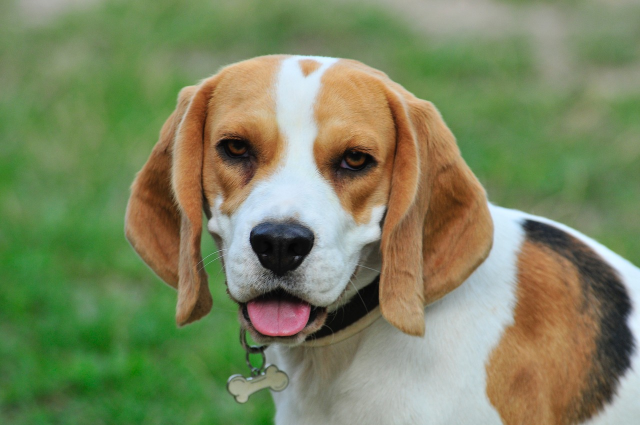
#> input picture pet.jpg, 1280 x 850 px, found by its file name (shown at 1/2 size)
$ jupyter execute 'Lab7- Image pyramid.ipynb'
#> lines starting #> are read from the running program, lines starting #| are printed output that depends on the picture
[cell 1]
import cv2
image=cv2.imread('pet.jpg')
#> image is the input picture: shape (850, 1280, 3); mean B, G, R 96.2, 133.5, 123.2

s1= cv2.pyrDown(image)
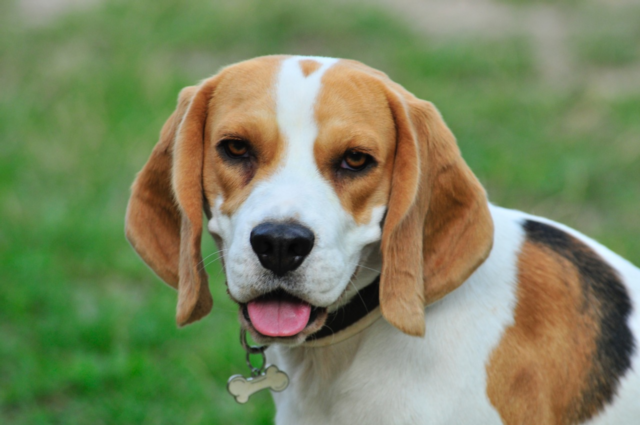
#> s1: shape (425, 640, 3); mean B, G, R 96.2, 133.5, 123.2
s2= cv2.pyrDown(s1)
s3= cv2.pyrDown(s2)
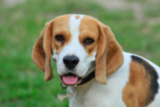
#> s3: shape (107, 160, 3); mean B, G, R 96.2, 133.5, 123.1
s4= cv2.pyrDown(s3)
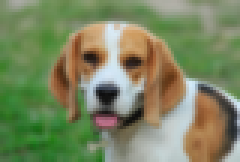
#> s4: shape (54, 80, 3) (shown 3 times larger); mean B, G, R 96.1, 133.5, 122.9
cv2.imshow('original',image)
cv2.imshow('smaller*2',s1)
cv2.imshow('smaller*4',s2)
cv2.imshow('smaller*8',s3)
cv2.imshow('smaller*16',s4)
cv2.waitKey(0)
cv2.destroyAllWindows()
